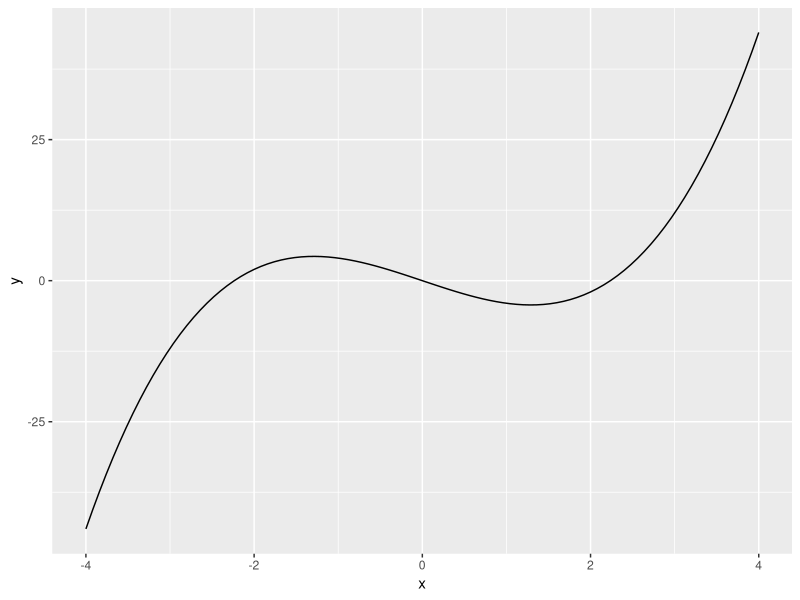

Write the R code that produced this figure.
## ---- chunk 1

2 + 1

sin(pi/6)

cats <- 5
dogs <- 2
pets <- cats + dogs

ls()

# ?rnorm

rnorm(15, mean = 5, sd = 3)

returntwo <- function() {
  y <- 2
  return(y)
}

returntwo()


addten <- function(x) { 
  x <- x + 10
}

addten(cats)
cats


addten <- function(x) { 
  return(x + 10)
}

morecats <- addten(cats)
morecats


addten <- function(x) { 
  moredogs <<- x + 10
}

addten(dogs)
dogs
moredogs

ls()

rm(dogs)
rm(moredogs)
ls() 

# Удаление всех переменных. Аккуратно
rm(list = ls())
ls()



# ?help
# ?help.search

# ?`<-`
# ?ls

# ?`function`
# ?rm

x <- vector(length = 2)
x[1] <- 5
x[2] <- 8
x

y <- c(x, 1, c(3, 4), x, NA)
y

c(x, y)

5:9
3:-1

seq(1, 2, by = 0.25)

seq(3, 4, length.out = 5)

seq(3, 4, length = 5)

seq(3, 4, length = 11)

rep(1:3, times = 3)

rep(1:3, each = 4)

rep(1:3, length.out = 5)
## ---- chunk 2
library(ggplot2)
# library(svglite)

# svglite("myplot.svg", width = 200, height = 200)

eq = function(x){x^3 - 5*x}
ggplot(data.frame(x=c(-4, 4)), aes(x=x)) + 
  stat_function(fun=eq)

# dev.off()
# ggsave("build/myplot.svg", width = 2000, height = 2000, units = "px")

